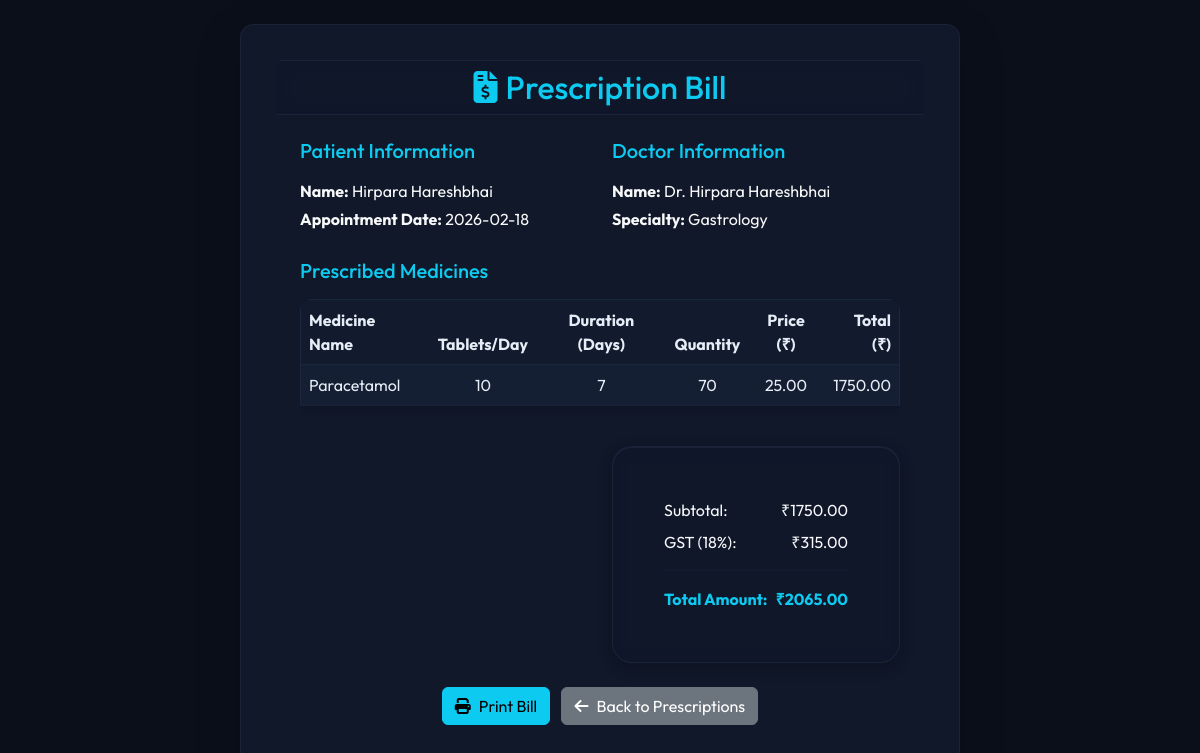
Screenshot of /prescription_bill/88 (signed in) with the database file from the repository.
### tables this page shows
CREATE TABLE appointments (
            id INTEGER PRIMARY KEY AUTOINCREMENT,
            patient_id INTEGER,
            doctor_id INTEGER,
            date TEXT,
            time TEXT,
            address TEXT,
            status TEXT DEFAULT 'pending',
            created_at DATETIME DEFAULT CURRENT_TIMESTAMP,
            FOREIGN KEY (patient_id) REFERENCES users (id),
            FOREIGN KEY (doctor_id) REFERENCES doctors (id)
        );

CREATE TABLE doctors (
            id INTEGER PRIMARY KEY AUTOINCREMENT,
            fname TEXT NOT NULL,
            lname TEXT NOT NULL,
            specialty TEXT NOT NULL,
            fees INTEGER NOT NULL,
            rating REAL DEFAULT 0
        , user_id INTEGER, age INTEGER, qualification TEXT, license TEXT, address TEXT, profile_complete INTEGER DEFAULT 0, profile_percent INTEGER DEFAULT 25, hospital_name TEXT, staff_count INTEGER, experience_years INTEGER, reviews TEXT, awards TEXT, languages TEXT, emergency_contact TEXT, city TEXT, state TEXT, landmark TEXT, full_address TEXT, pincode TEXT, latitude TEXT, longitude TEXT, hospital_timing TEXT, hospital_contact TEXT, gender TEXT);

CREATE TABLE prescriptions (
            id INTEGER PRIMARY KEY AUTOINCREMENT,
            appointment_id INTEGER,
            medicine_name TEXT,
            tablets INTEGER,
            timing TEXT,  -- morning, night, both
            before_after_eat TEXT,  -- before, after
            created_at DATETIME DEFAULT CURRENT_TIMESTAMP, price REAL DEFAULT 0.0, duration INTEGER, medicine_supplied INTEGER DEFAULT 0, medicine_consumed INTEGER DEFAULT 0,
            FOREIGN KEY (appointment_id) REFERENCES appointments (id)
        );

### app.py (the view)
@app.route("/prescription_bill/<int:appointment_id>")
def prescription_bill(appointment_id):
    if "user_id" not in session or session.get("role") != "user":
        return redirect("/login")
    conn = get_db()
    appointment_check = conn.execute("""
        SELECT id FROM appointments
        WHERE id=? AND patient_id=?
    """, (appointment_id, session["user_id"])).fetchone()
    if not appointment_check:
        conn.close()
        flash("Appointment not found or access denied.", "danger")
        return redirect("/patient_prescriptions")
    prescriptions = conn.execute("""
        SELECT p.*, a.date as appointment_date,
               u.fname as patient_fname, u.lname as patient_lname,
               d.fname as doctor_fname, d.lname as doctor_lname, d.specialty
        FROM prescriptions p
        JOIN appointments a ON p.appointment_id = a.id
        JOIN users u ON a.patient_id = u.id
        JOIN doctors d ON a.doctor_id = d.id
        WHERE p.appointment_id=?
        ORDER BY p.created_at ASC
    """, (appointment_id,)).fetchall()
    conn.close()
    if not prescriptions:
        flash("No prescriptions found for this appointment.", "warning")
        return redirect("/patient_prescriptions")
    medicines = []
    subtotal = 0
    for prescription in prescriptions:
        price = prescription['price'] or 0
        duration = prescription['duration'] or 1
        tablets = prescription['tablets'] or 1
        total = price * duration * tablets
        medicines.append({
            'medicine_name': prescription['medicine_name'],
            'tablets': tablets,
            'price': price,
            'duration': duration,
            'total': total
        })
        subtotal += total
    gst_rate = 18
    gst_amount = subtotal * (gst_rate / 100)
    total_amount = subtotal + gst_amount
    bill_data = {
        'patient_name': f"{prescriptions[0]['patient_fname']} {prescriptions[0]['patient_lname']}",
        'doctor_name': f"Dr. {prescriptions[0]['doctor_fname']} {prescriptions[0]['doctor_lname']}",
        'doctor_specialty': prescriptions[0]['specialty'],
        'appointment_date': prescriptions[0]['appointment_date'],
        'medicines': medicines,
        'subtotal': subtotal,
        'gst_rate': gst_rate,
        'gst_amount': gst_amount,
        'total_amount': total_amount
    }
    return render_template("prescription_bill.html", bill=bill_data)

### app.py (called while the page is built)
def get_db():
    db_manager = DatabaseManager()
    return db_manager.get_connection()

    def get_connection(self):
        conn = sqlite3.connect(self.db_path)
        conn.row_factory = sqlite3.Row
        return conn

### templates/prescription_bill.html (shortened to what this page needs)
{% extends "base.html" %}
{% block content %}
<div class="container mt-4">
  <div class="row justify-content-center">
    <div class="col-lg-8">
      <div class="card shadow-lg mb-4" style="background:rgba(18, 27, 45, 0.8); border:1px solid rgba(34, 50, 74, 0.5); border-radius:14px; box-shadow:0 8px 32px rgba(0, 0, 0, 0.3), inset 0 1px 0 rgba(255, 255, 255, 0.1); backdrop-filter:blur(10px); -webkit-backdrop-filter:blur(10px);">
        <div class="card-header text-center" style="background:rgba(15, 23, 42, 0.8); border-bottom:1px solid rgba(34, 50, 74, 0.5); box-shadow:inset 0 1px 0 rgba(255, 255, 255, 0.05); backdrop-filter:blur(8px); -webkit-backdrop-filter:blur(8px);">
          <h2 class="text-info mb-0">
            <i class="fa-solid fa-file-invoice-dollar me-2"></i>Prescription Bill
          </h2>
        </div>
        <div class="card-body p-4">
          <div class="row mb-4">
            <div class="col-md-6">
              <h5 class="text-info mb-3">Patient Information</h5>
              <p class="text-light mb-1"><strong>Name:</strong> {{ bill.patient_name }}</p>
              <p class="text-light mb-1"><strong>Appointment Date:</strong> {{ bill.appointment_date }}</p>
            </div>
            <div class="col-md-6">
              <h5 class="text-info mb-3">Doctor Information</h5>
              <p class="text-light mb-1"><strong>Name:</strong> {{ bill.doctor_name }}</p>
              <p class="text-light mb-1"><strong>Specialty:</strong> {{ bill.doctor_specialty }}</p>
            </div>
          </div>
          <h5 class="text-info mb-3">Prescribed Medicines</h5>
          <div class="table-responsive">
            <table class="table table-dark table-striped" style="background:rgba(18, 27, 45, 0.9); border:1px solid rgba(34, 50, 74, 0.6); border-radius:10px; box-shadow:0 2px 8px rgba(0, 0, 0, 0.15), inset 0 1px 0 rgba(255, 255, 255, 0.03); backdrop-filter:blur(5px); -webkit-backdrop-filter:blur(5px);">
              <thead style="background:rgba(15, 23, 42, 0.8); border-bottom:1px solid rgba(34, 50, 74, 0.5);">
                <tr>
                  <th scope="col">Medicine Name</th>
                  <th scope="col" class="text-center">Tablets/Day</th>
                  <th scope="col" class="text-center">Duration (Days)</th>
                  <th scope="col" class="text-center">Quantity</th>
                  <th scope="col" class="text-center">Price (₹)</th>
                  <th scope="col" class="text-end">Total (₹)</th>
                </tr>
              </thead>
              <tbody>
                {% for medicine in bill.medicines %}
                <tr style="background:rgba(18, 27, 45, 0.7); border-bottom:1px solid rgba(34, 50, 74, 0.3);">
                  <td>{{ medicine.medicine_name }}</td>
                  <td class="text-center">{{ medicine.tablets }}</td>
                  <td class="text-center">{{ medicine.duration }}</td>
                  <td class="text-center">{{ medicine.tablets * medicine.duration }}</td>
                  <td class="text-center">{{ "%.2f"|format(medicine.price) }}</td>
                  <td class="text-end">{{ "%.2f"|format(medicine.total) }}</td>
                </tr>
                {% endfor %}
              </tbody>
            </table>
          </div>
          <div class="row mt-4">
            <div class="col-md-6 offset-md-6">
              <div class="card" style="background:rgba(15, 23, 42, 0.8); border:1px solid rgba(34, 50, 74, 0.5); box-shadow:0 4px 16px rgba(0, 0, 0, 0.2), inset 0 1px 0 rgba(255, 255, 255, 0.05); backdrop-filter:blur(8px); -webkit-backdrop-filter:blur(8px);">
                <div class="card-body">
                  <div class="d-flex justify-content-between mb-2">
                    <span class="text-light">Subtotal:</span>
                    <span class="text-light">₹{{ "%.2f"|format(bill.subtotal) }}</span>
                  </div>
                  <div class="d-flex justify-content-between mb-2">
                    <span class="text-light">GST ({{ bill.gst_rate }}%):</span>
                    <span class="text-light">₹{{ "%.2f"|format(bill.gst_amount) }}</span>
                  </div>
                  <hr style="border-color:#22324a;">
                  <div class="d-flex justify-content-between">
                    <strong class="text-info">Total Amount:</strong>
                    <strong class="text-info">₹{{ "%.2f"|format(bill.total_amount) }}</strong>
                  </div>
                </div>
              </div>
            </div>
          </div>
          <div class="text-center mt-4">
            <button onclick="window.print()" class="btn btn-info me-2">
              <i class="fa-solid fa-print me-2"></i>Print Bill
            </button>
            <a href="/patient_prescriptions" class="btn btn-secondary">
              <i class="fa-solid fa-arrow-left me-2"></i>Back to Prescriptions
            </a>
          </div>
        </div>
      </div>
    </div>
  </div>
</div>
{% endblock %}

### static/css/style.css (style rules this page uses)
body { font-family:'Outfit',sans-serif; background:#0b0f1a; color:#fff; }
.card { background:#121b2d; border-radius:20px; box-shadow:0 15px 30px rgba(0,0,0,0.5); }
@media (min-width: 1200px) { .container { max-width: 1140px; } }
@media (min-width: 1200px) { .card { border-radius: 20px; padding: 35px; } }

### templates/base.html (style rules this page uses)
:root { --bg-main: #0b0f1a; --bg-card: #121b2d; --border-soft: #22324a; --text-muted: #9fb3cc; --accent: #4dd0e1; }
* { box-sizing: border-box; }
html, body { max-width: 100%; overflow-x: hidden; }
body { background: #0b0f1a; font-family: 'Outfit', sans-serif; color: #fff; }
.container, .container-fluid { width: 100%; }
.table-responsive { border-radius: 10px; overflow-x: auto; }

### templates/prescription_bill.html (style rules this page uses)
.table-dark { --bs-table-bg:#121b2d; --bs-table-striped-bg:#151f33; --bs-table-color:#e6edf6; --bs-table-striped-color:#e6edf6; border-color:#22324a; }

### rows the page displays
appointments: appointment_date "2026-02-18"
doctors: doctor_specialty "Gastrology"
prescriptions: medicine_name "Paracetamol", tablets "10", duration "7", medicine.tablets*medicine.duration "70", price "25.00", total "1750.00"

### other values shown
{{ bill.patient_name }} "Hirpara Hareshbhai"
{{ bill.doctor_name }} "Dr. Hirpara Hareshbhai"
{{ "%.2f"|format(bill.subtotal) }} "1750.00"
{{ bill.gst_rate }} "18"
{{ "%.2f"|format(bill.gst_amount) }} "315.00"
{{ "%.2f"|format(bill.total_amount) }} "2065.00"
